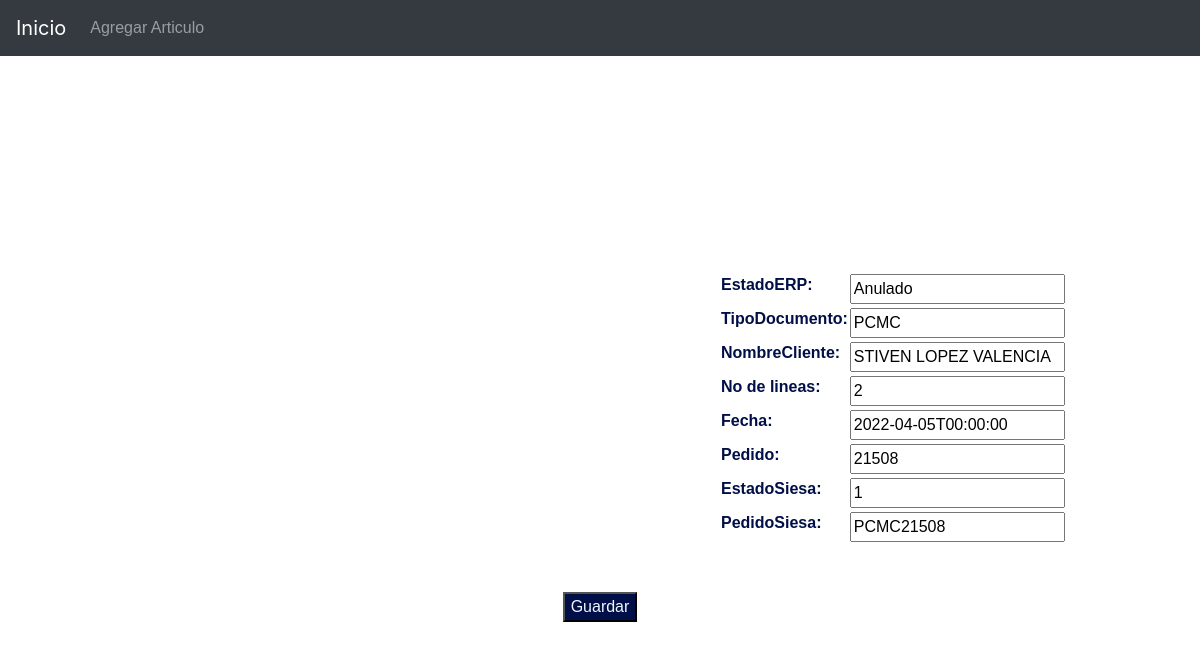
The page /editArticle/135/ on the database as committed earlier.
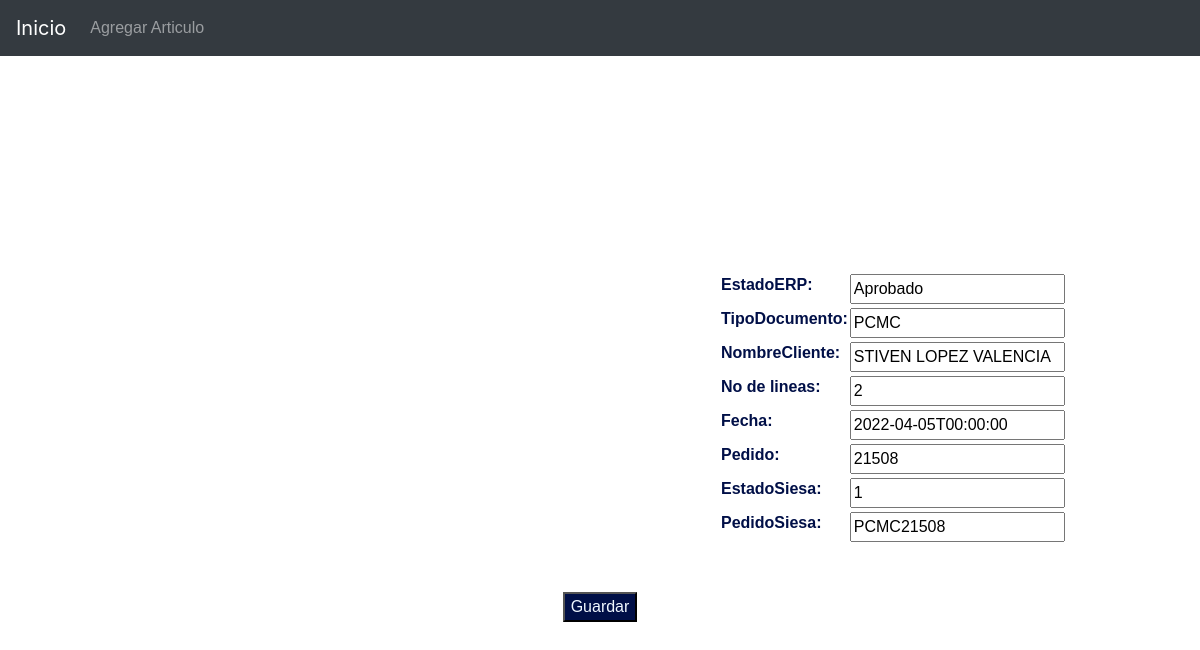
The same page on the database as committed later.
### core/models.py (models this page shows, shortened)
class cliente(models.Model):
    id = models.AutoField(primary_key=True)
    EstadoERP = models.CharField(max_length=350)
    TipoDocumento = models.CharField(max_length=350)
    NombreCliente = models.CharField(max_length=350)
    NoLineas = models.CharField(
        max_length=350, verbose_name="No de lineas")
    FechaPedido = models.CharField(
        max_length=550, verbose_name="Fecha")
    Pedido = models.CharField(max_length=550)
    EstadoSiesa = models.CharField(max_length=550)
    PedidoSiesa = models.CharField(max_length=550)
    """def __iter__(self):
        convs = self.synonyms
        list(convs)
        return iter(convs)"""

### core/views.py (the view, shortened to what this page needs)
# urls.py: path('editArticle/<int:id>/', editArticle, name="editArticle"),
def editArticle(request, id):
    clientes = cliente.objects.get(id=id)
    if request.method == 'GET':
        form = ArticleForm(instance=clientes)
        data = {
            'form': form
        }
    return render(request, 'core/createArticle.html', data)

### core/forms.py
class ArticleForm(forms.ModelForm):
    class Meta:
        model = cliente
        fields = ('EstadoERP', 'TipoDocumento',
                  'NombreCliente', 'NoLineas', 'FechaPedido', 'Pedido', 'EstadoSiesa', 'PedidoSiesa')

### core/templates/core/createArticle.html (shortened to what this page needs)
{% extends 'core/home.html' %}
{% block body %}
<header>
    <div class="container">
        <nav class="navbar fixed-top navbar-expand-md navbar-dark bg-dark">
            <a href="{% url 'home' %}" class="navbar-brand">Inicio</a>
            <div id="menu" class="collapse navbar-collapse">
                <ul class="navbar-nav">
                    <li class="nav-item" style="font-family: Arial, Helvetica, sans-serif;"><a class="nav-link" href="{% url 'createArticle' %}">Agregar Articulo</a></li>
                </ul>
            </div>
        </nav>
    </div>
  </header>
<br><br><br>
<form method="post" style="font-family:Arial, Helvetica, sans-serif" >
    <table style="text-align: left; margin-left: 720px;">{{ form.as_table }}</table>
    <br><br>
    <button type="submit" style="font-family: Arial, Helvetica, sans-serif; background-color: #000f47;color: aliceblue;">Guardar</button>
</form>
{% endblock body %}

Rows that differ between the two databases and show on the page:
changed cliente "PCMC": EstadoERP "Anulado" → "Aprobado"
